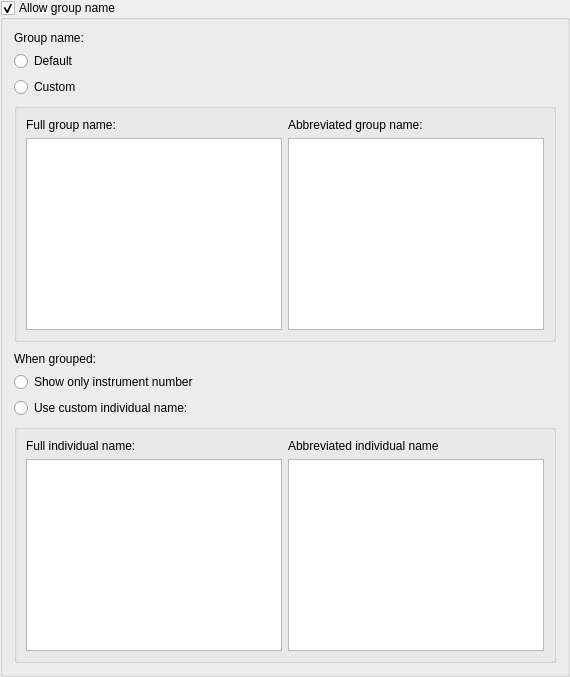
           <widget class="QGroupBox" name="allowGroupName">
            <property name="title">
             <string>Allow group name</string>
            </property>
            <property name="checkable">
             <bool>true</bool>
            </property>
            <layout class="QGridLayout" name="gridLayout">
             <item row="1" column="0">
              <widget class="QRadioButton" name="useDefaultGroupName">
               <property name="text">
                <string>Default</string>
               </property>
               <property name="autoExclusive">
                <bool>false</bool>
               </property>
              </widget>
             </item>
             <item row="7" column="0">
              <widget class="QRadioButton" name="useCustomIndividualName">
               <property name="text">
                <string>Use custom individual name:</string>
               </property>
               <property name="autoExclusive">
                <bool>false</bool>
               </property>
              </widget>
             </item>
             <item row="0" column="0" colspan="2">
              <widget class="QLabel" name="label_14">
               <property name="text">
                <string>Group name:</string>
               </property>
              </widget>
             </item>
             <item row="5" column="0" colspan="2">
              <widget class="QLabel" name="label_17">
               <property name="text">
                <string>When grouped:</string>
               </property>
              </widget>
             </item>
             <item row="6" column="0">
              <widget class="QRadioButton" name="useDefaultIndividualName">
               <property name="text">
                <string>Show only instrument number</string>
               </property>
               <property name="autoExclusive">
                <bool>false</bool>
               </property>
              </widget>
             </item>
             <item row="2" column="0">
              <widget class="QRadioButton" name="useCustomGroupName">
               <property name="text">
                <string>Custom</string>
               </property>
               <property name="autoExclusive">
                <bool>false</bool>
               </property>
              </widget>
             </item>
             <item row="8" column="0" colspan="2">
              <widget class="QGroupBox" name="customIndividualNameGroupbox">
               <property name="title">
                <string/>
               </property>
               <property name="checkable">
                <bool>false</bool>
               </property>
               <layout class="QGridLayout" name="gridLayout_6">
                <item row="1" column="1">
                 <widget class="QTextEdit" name="customShortNameIndividual"/>
                </item>
                <item row="1" column="0">
                 <widget class="QTextEdit" name="customLongNameIndividual"/>
                </item>
                <item row="0" column="0">
                 <widget class="QLabel" name="label_18">
                  <property name="text">
                   <string>Full individual name:</string>
                  </property>
                 </widget>
                </item>
                <item row="0" column="1">
                 <widget class="QLabel" name="label_19">
                  <property name="text">
                   <string>Abbreviated individual name</string>
                  </property>
                 </widget>
                </item>
               </layout>
              </widget>
             </item>
             <item row="3" column="0" colspan="2">
              <widget class="QGroupBox" name="customGroupNameGroupbox">
               <property name="title">
                <string/>
               </property>
               <property name="checkable">
                <bool>false</bool>
               </property>
               <layout class="QGridLayout" name="gridLayout_5">
                <property name="topMargin">
                 <number>9</number>
                </property>
                <item row="1" column="1">
                 <widget class="QTextEdit" name="customShortNameGroup"/>
                </item>
                <item row="0" column="1">
                 <widget class="QLabel" name="label_16">
                  <property name="text">
                   <string>Abbreviated group name:</string>
                  </property>
                 </widget>
                </item>
                <item row="1" column="0">
                 <widget class="QTextEdit" name="customLongNameGroup"/>
                </item>
                <item row="0" column="0">
                 <widget class="QLabel" name="label_15">
                  <property name="text">
                   <string>Full group name:</string>
                  </property>
                 </widget>
                </item>
               </layout>
              </widget>
             </item>
             <item row="4" column="0">
              <spacer name="verticalSpacer_3">
               <property name="orientation">
                <enum>Qt::Orientation::Vertical</enum>
               </property>
               <property name="sizeType">
                <enum>QSizePolicy::Policy::Fixed</enum>
               </property>
               <property name="sizeHint" stdset="0">
                <size>
                 <width>20</width>
                 <height>4</height>
                </size>
               </property>
              </spacer>
             </item>
            </layout>
           </widget>
